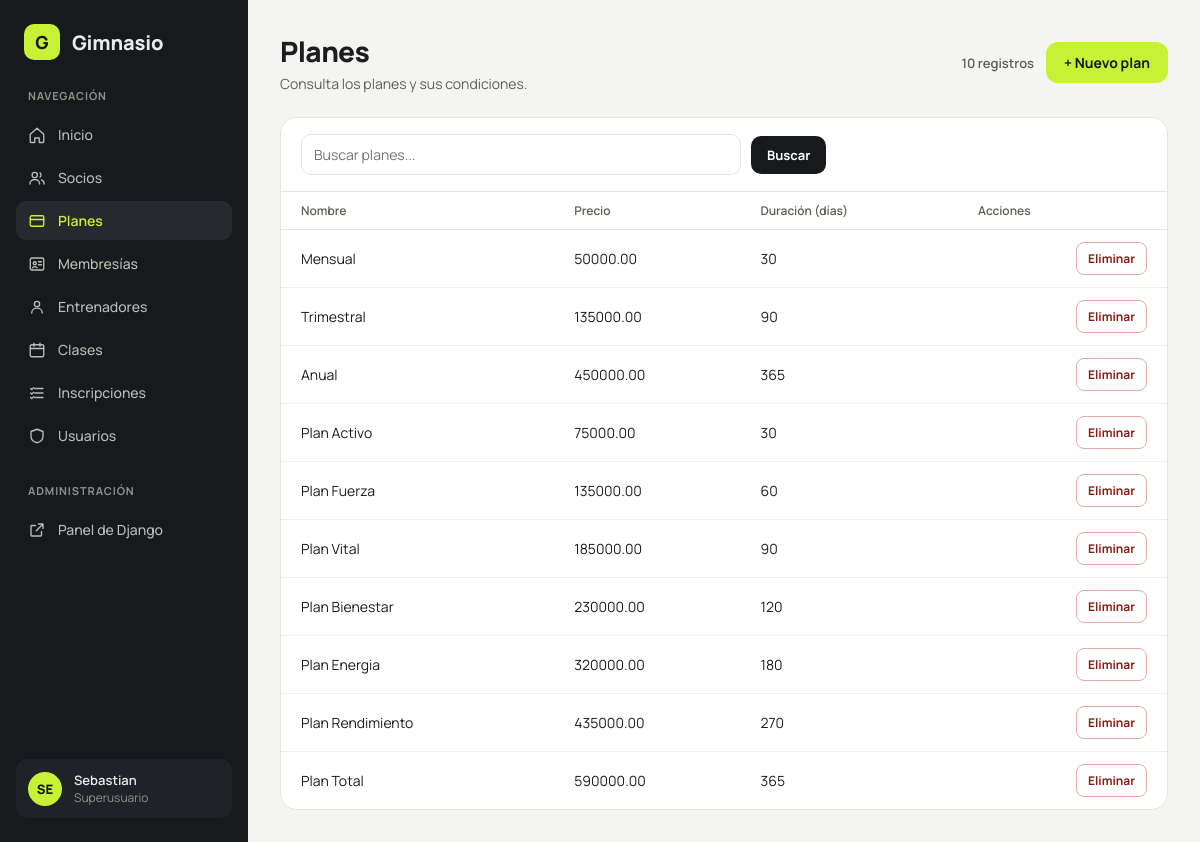
The page /catalogo/planes/ (signed in) on the database its author committed.
### planes/models.py (models this page shows)
class Plan(models.Model):
    pk_pla_id = models.AutoField(primary_key=True)
    pla_nombre = models.CharField(max_length=50)
    pla_precio = models.DecimalField(max_digits=10, decimal_places=2)
    pla_dias = models.PositiveIntegerField()
    class Meta:
        db_table = 'tbl_plan'
    def __str__(self):
        return f'{self.pla_nombre} ({self.pla_dias} días)'

### config/views.py (the view)
# urls.py: path('catalogo/<slug:modulo>/', catalogo, name='catalogo'),
@staff_member_required
def catalogo(request, modulo, formulario=None, modal_abierto=None):
    configuracion = CATALOGOS.get(modulo)
    if configuracion is None:
        raise Http404('No existe esta sección.')
    consulta = configuracion['modelo'].objects.order_by('pk')
    relaciones = configuracion.get('relaciones', ())
    if relaciones:
        consulta = consulta.select_related(*relaciones)
    termino = request.GET.get('q', '').strip()
    if termino:
        filtros = Q()
        for campo in configuracion['busqueda']:
            filtros |= Q(**{f'{campo}__icontains': termino})
        consulta = consulta.filter(filtros)
    paginador = Paginator(consulta, 15)
    pagina = paginador.get_page(request.GET.get('page'))
    filas = []
    for registro in pagina:
        valores = []
        for _, atributo in configuracion['columnas']:
            valor = registro
            for parte in atributo.split('__'):
                valor = getattr(valor, parte)
                if callable(valor):
                    valor = valor()
            valores.append(str(valor) if valor is not None else '—')
        impacto = {
            'socios': ' También se eliminarán sus membresías e inscripciones.',
            'clases': ' También se eliminarán las inscripciones asociadas.',
        }.get(modulo, '')
        filas.append({
            'id': registro.pk,
            'valores': valores,
            'confirmacion': f'¿Eliminar «{registro}»? Esta acción no se puede deshacer.{impacto}',
        })
    contexto = {
        'titulo': configuracion['titulo'],
        'descripcion': configuracion['descripcion'],
        'columnas': [titulo for titulo, _ in configuracion['columnas']],
        'filas': filas,
        'pagina': pagina,
        'total': paginador.count,
        'termino': termino,
        'crear_texto': configuracion['crear_texto'],
        'formulario': formulario if formulario is not None else FORMULARIOS[modulo](),
        'formulario_url': reverse('crear_registro', args=[modulo]),
        'modal_id': f'modal-{modulo}',
        'modal_abierto': modal_abierto,
        'modulo': modulo,
    }
    return render(request, 'catalogo.html', contexto)

### config/forms.py
class PlanForm(FormularioModelo):
    class Meta:
        model = Plan
        fields = ('pla_nombre', 'pla_precio', 'pla_dias')
        labels = {
            'pla_nombre': 'Nombre del plan',
            'pla_precio': 'Precio',
            'pla_dias': 'Duración (días)',
        }

### templates/catalogo.html (shortened to what this page needs)
{% extends 'base.html' %}
{% block contenido %}
<header class="encabezado">
  <div>
    <h1>{{ titulo }}</h1>
    <p>{{ descripcion }}</p>
  </div>
  <div class="acciones">
    <span class="catalogo-total">{{ total }} registro{{ total|pluralize:"s" }}</span>
    <button class="btn-lima" type="button" data-modal-open="{{ modal_id }}">+ {{ crear_texto }}</button>
  </div>
</header>
<section class="tarjeta catalogo">
  <form class="busqueda" method="get" role="search">
    <input
      id="buscar-registros"
      type="search"
      name="q"
      value="{{ termino }}"
      placeholder="Buscar {{ titulo|lower }}..."
    >
    <button class="btn-buscar" type="submit">Buscar</button>
  </form>
  <div class="tabla-wrap">
    <table class="t">
      <thead>
        <tr>
          {% for columna in columnas %}<th scope="col">{{ columna }}</th>{% endfor %}
          <th scope="col">Acciones</th>
        </tr>
      </thead>
      <tbody>
        {% for fila in filas %}
        <tr>
          {% for valor in fila.valores %}<td>{{ valor }}</td>{% endfor %}
          <td class="acciones-registro">
            <form method="post" action="{% url 'eliminar_registro' modulo fila.id %}" data-confirm="{{ fila.confirmacion }}">
              <button class="btn-eliminar" type="submit">Eliminar</button>
            </form>
          </td>
        </tr>
        {% empty %}
        <tr>
          <td class="vacio" colspan="{{ columnas|length|add:1 }}">
            {% if termino %}No se encontraron resultados para "{{ termino }}".{% else %}Aún no hay registros en esta sección.{% endif %}
          </td>
        </tr>
        {% endfor %}
      </tbody>
    </table>
  </div>
</section>
{% endblock %}

### templates/base.html (shortened to what this page needs)
{% load static %}
<!DOCTYPE html>
<html lang="es">
<head>
  <link rel="stylesheet" href="{% static 'css/estilos.css' %}">
</head>
<body>
<div class="layout">
  <aside class="sidebar">
    <div class="marca">
      <div class="marca-logo">G</div>
      <div class="marca-nombre">Gimnasio</div>
    </div>
    <nav class="nav" aria-label="Módulos">
      <div class="nav-titulo">NAVEGACIÓN</div>
      <a class="nav-item {% if request.path == '/' %}activo{% endif %}" href="{% url 'inicio' %}">
        <svg width="18" height="18" viewBox="0 0 24 24" fill="none" stroke="currentColor" stroke-width="1.8" stroke-linecap="round" stroke-linejoin="round" aria-hidden="true"><path d="M3 11l9-8 9 8v10a1 1 0 0 1-1 1h-5v-6H9v6H4a1 1 0 0 1-1-1z"/></svg>
        Inicio
      </a>
      <a class="nav-item {% if request.path == '/catalogo/socios/' %}activo{% endif %}" href="{% url 'catalogo' 'socios' %}">
        Socios
      </a>
      <a class="nav-item {% if request.path == '/catalogo/planes/' %}activo{% endif %}" href="{% url 'catalogo' 'planes' %}">
        <svg width="18" height="18" viewBox="0 0 24 24" fill="none" stroke="currentColor" stroke-width="1.8" stroke-linecap="round" stroke-linejoin="round" aria-hidden="true"><rect x="3" y="5" width="18" height="14" rx="2"/><path d="M3 10h18"/></svg>
        Planes
      </a>
      <a class="nav-item {% if request.path == '/catalogo/membresias/' %}activo{% endif %}" href="{% url 'catalogo' 'membresias' %}">
        <svg width="18" height="18" viewBox="0 0 24 24" fill="none" stroke="currentColor" stroke-width="1.8" stroke-linecap="round" stroke-linejoin="round" aria-hidden="true"><rect x="3" y="4" width="18" height="16" rx="2"/><circle cx="9" cy="11" r="2"/><path d="M6 17c.5-2 5.5-2 6 0M14 9h4M14 13h4"/></svg>
        Membresías
      </a>
      <a class="nav-item {% if request.path == '/catalogo/entrenadores/' %}activo{% endif %}" href="{% url 'catalogo' 'entrenadores' %}">
        <svg width="18" height="18" viewBox="0 0 24 24" fill="none" stroke="currentColor" stroke-width="1.8" stroke-linecap="round" stroke-linejoin="round" aria-hidden="true"><circle cx="12" cy="8" r="3.5"/><path d="M5 20c0-4 3.1-6.5 7-6.5s7 2.5 7 6.5"/></svg>
        Entrenadores
      </a>
      <a class="nav-item {% if request.path == '/catalogo/clases/' %}activo{% endif %}" href="{% url 'catalogo' 'clases' %}">
        <svg width="18" height="18" viewBox="0 0 24 24" fill="none" stroke="currentColor" stroke-width="1.8" stroke-linecap="round" stroke-linejoin="round" aria-hidden="true"><rect x="3" y="5" width="18" height="16" rx="2"/><path d="M3 10h18M8 3v4M16 3v4"/></svg>
        Clases
      </a>
      <a class="nav-item {% if request.path == '/catalogo/inscripciones/' %}activo{% endif %}" href="{% url 'catalogo' 'inscripciones' %}">
        <svg width="18" height="18" viewBox="0 0 24 24" fill="none" stroke="currentColor" stroke-width="1.8" stroke-linecap="round" stroke-linejoin="round" aria-hidden="true"><path d="M9 6h11M9 12h11M9 18h11M3.5 6l1.5 1.5L7.5 5M3.5 12l1.5 1.5L7.5 11M3.5 18l1.5 1.5L7.5 17"/></svg>
        Inscripciones
      </a>
      <a class="nav-item {% if request.path == '/catalogo/usuarios/' %}activo{% endif %}" href="{% url 'catalogo' 'usuarios' %}">
        <svg width="18" height="18" viewBox="0 0 24 24" fill="none" stroke="currentColor" stroke-width="1.8" stroke-linecap="round" stroke-linejoin="round" aria-hidden="true"><path d="M12 3l8 3v6c0 4.5-3.2 7.8-8 9-4.8-1.2-8-4.5-8-9V6z"/></svg>
        Usuarios
      </a>
    </nav>
    <nav class="nav" aria-label="Administración">
      <div class="nav-titulo">ADMINISTRACIÓN</div>
      <a class="nav-item" href="{% url 'admin:index' %}">
        <svg width="18" height="18" viewBox="0 0 24 24" fill="none" stroke="currentColor" stroke-width="1.8" stroke-linecap="round" stroke-linejoin="round" aria-hidden="true"><path d="M14 4h6v6M20 4l-9 9M18 14v5a1 1 0 0 1-1 1H5a1 1 0 0 1-1-1V7a1 1 0 0 1 1-1h5"/></svg>
        Panel de Django
      </a>
    </nav>
    <div class="usuario">
      <div class="usuario-avatar">{{ request.user.username|slice:":2"|upper }}</div>
      <div>
        <span class="usuario-nombre">{{ request.user.username }}</span>
        <span class="usuario-rol">{% if request.user.is_superuser %}Superusuario{% else %}Personal{% endif %}</span>
      </div>
    </div>
  </aside>
  <main class="contenido">
    {% block contenido %}{% endblock %}
  </main>
</div>
</body>
</html>

### static/css/estilos.css (style rules this page uses)
:root { --negro: #17191C; --negro-2: #262A2E; --lima: #C6F135; --fondo: #F4F5F2; --tarjeta: #FFFFFF; --borde: #E3E5DE; --linea: #EEF0EA; --texto: #1B1D1F; --suave: #5B6057; --nav-texto: #B9BDB5; --nav-suave: #8E938A; }
* { box-sizing: border-box; }
body { margin: 0; }
a { color: inherit; text-decoration: none; }
.layout { display: flex; flex-wrap: wrap; min-height: 100vh; background: var(--fondo); color: var(--texto); font-family: Manrope, system-ui, sans-serif; }
.sidebar { flex: 0 0 248px; background: var(--negro); color: #E9EBE6; padding: 24px 16px; display: flex; flex-direction: column; gap: 28px; }
.marca { display: flex; align-items: center; gap: 12px; padding: 0 8px; }
.marca-logo { width: 36px; height: 36px; border-radius: 10px; background: var(--lima); color: var(--negro); display: flex; align-items: center; justify-content: center; font-weight: 800; font-size: 18px; }
.marca-nombre { font-size: 20px; font-weight: 800; letter-spacing: -0.01em; }
.nav { display: flex; flex-direction: column; gap: 4px; }
.nav-titulo { font-size: 11px; font-weight: 700; letter-spacing: 0.08em; color: var(--nav-suave); padding: 0 12px 8px; }
.nav-item { display: flex; align-items: center; gap: 12px; padding: 10px 12px; border-radius: 10px; color: var(--nav-texto); font-size: 14px; font-weight: 500; }
.nav-item.activo { background: var(--negro-2); color: var(--lima); font-weight: 600; }
.usuario { margin-top: auto; display: flex; align-items: center; gap: 12px; padding: 12px; border-radius: 12px; background: #1F2327; }
.usuario-avatar { width: 34px; height: 34px; border-radius: 50%; background: var(--lima); color: var(--negro); display: flex; align-items: center; justify-content: center; font-weight: 800; font-size: 13px; }
.usuario-nombre { font-size: 13px; font-weight: 600; display: block; }
.usuario-rol { font-size: 12px; color: var(--nav-suave); display: block; }
.contenido { flex: 999 1 560px; min-width: 0; padding: 32px; display: flex; flex-direction: column; gap: 24px; }
.encabezado { display: flex; flex-wrap: wrap; justify-content: space-between; align-items: center; gap: 16px; }
.encabezado h1 { margin: 0; font-size: 28px; font-weight: 800; letter-spacing: -0.02em; }
.encabezado p { margin: 4px 0 0; font-size: 14px; color: var(--suave); }
.acciones { display: flex; flex-wrap: wrap; align-items: center; gap: 12px; }
.btn-lima { padding: 11px 18px; border-radius: 12px; background: var(--lima); color: var(--negro); font-size: 14px; font-weight: 700; }
.tarjeta { background: var(--tarjeta); border: 1px solid var(--borde); border-radius: 16px; padding: 20px; }
.tabla-wrap { overflow-x: auto; }
table.t { width: 100%; border-collapse: collapse; font-size: 14px; }
table.t th { text-align: left; font-size: 12px; font-weight: 600; color: var(--suave); padding: 10px 12px; border-bottom: 1px solid var(--borde); white-space: nowrap; }
table.t td { padding: 12px; border-bottom: 1px solid var(--linea); white-space: nowrap; }
table.t tr:last-child td { border-bottom: 0; }
.btn-lima { border: 0; cursor: pointer; font-family: inherit; display: inline-flex; align-items: center; justify-content: center; }
.catalogo { padding: 0; overflow: hidden; }
.catalogo-total { color: var(--suave); font-size: 13px; font-weight: 600; }
.busqueda { display: flex; flex-wrap: wrap; align-items: center; gap: 10px; padding: 16px 20px; border-bottom: 1px solid var(--borde); }
.busqueda input { flex: 1 1 240px; min-width: 0; max-width: 440px; padding: 10px 12px; border: 1px solid var(--borde); border-radius: 10px; color: var(--texto); font: inherit; font-size: 14px; }
.btn-buscar { padding: 10px 16px; border: 0; border-radius: 10px; background: var(--negro); color: #FFFFFF; font: inherit; font-size: 13px; font-weight: 700; cursor: pointer; }
.catalogo table.t th:first-child, .catalogo table.t td:first-child { padding-left: 20px; }
.catalogo table.t th:last-child, .catalogo table.t td:last-child { padding-right: 20px; }
.acciones-registro { text-align: right; }
.acciones-registro form { display: flex; justify-content: flex-end; }
.btn-eliminar { padding: 7px 11px; border: 1px solid #E5AAA3; border-radius: 8px; background: #FFFFFF; color: #8A1C12; font: inherit; font-size: 12px; font-weight: 700; cursor: pointer; }

### rows shown on the page
Plan: valores "Mensual"
Plan: valores "Trimestral"
Plan: valores "Anual"
Plan: valores "Plan Activo"
Plan: valores "Plan Fuerza"
Plan: valores "Plan Vital"
Plan: valores "Plan Bienestar"
Plan: valores "Plan Energia"
Plan: valores "Plan Rendimiento"
Plan: valores "Plan Total"

### other values the page prints
{{ request.user.username|slice:":2"|upper }} "SE"
{{ request.user.username }} "Sebastian"
{{ titulo }} "Planes"
{{ descripcion }} "Consulta los planes y sus condiciones."
{{ total }} "10"
{{ crear_texto }} "Nuevo plan"
{{ columna }} "Nombre" "Precio" "Duración (días)"
{{ valor }} "50000.00" "30" "135000.00" "90" "450000.00" "365" "75000.00" "30" "135000.00" "60" "185000.00" "90" "230000.00" "120" "320000.00" "180" "435000.00" "270" "590000.00" "365"
